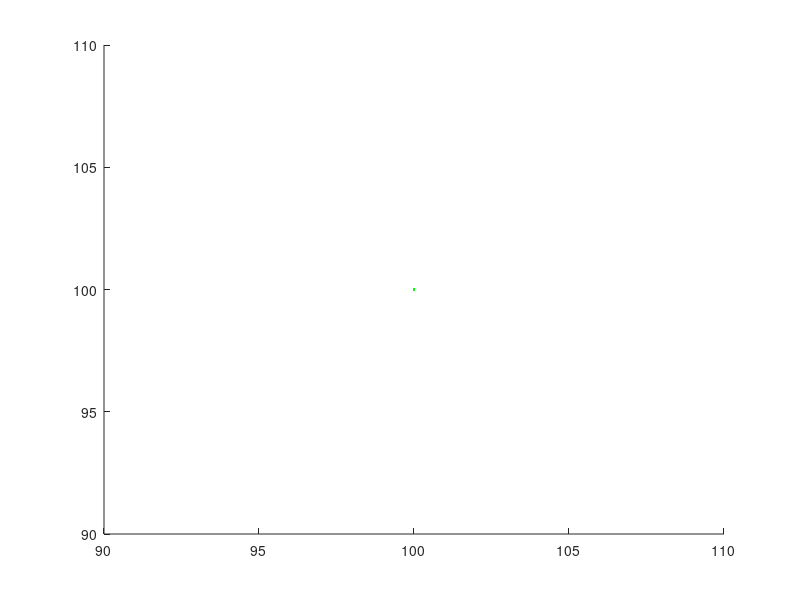
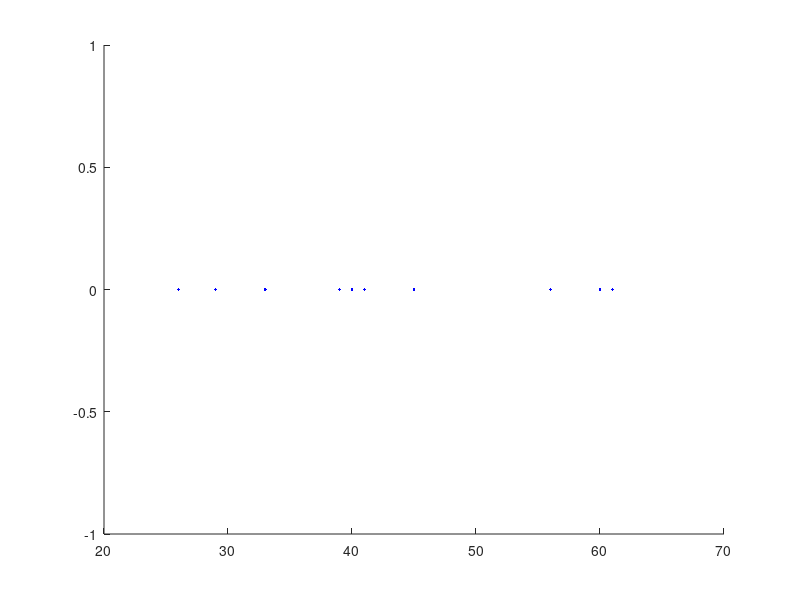

Source code (MATLAB) for these figures, in order:
clc
clear all
close all

data = load('SimulatorData.txt');

data2 = data(20000:end,:);

time = data(:,1);
thrust = data(:,2);
xpos = data(:,3);
xvel = data(:,4);
zpos = data(:,5);
zvel = data(:,6);
angularpos = data(:,7);
angularvel = data(:,8);
kex = data(:,9);
kez = data(:,10);
kea = data(:,11);

figure(1)
hold on
plot(xpos,zpos,'g.',data2(:,3),data2(:,5),'b.')

figure(2)
hold on
plot(xvel,zvel,'b.')

figure(1)






